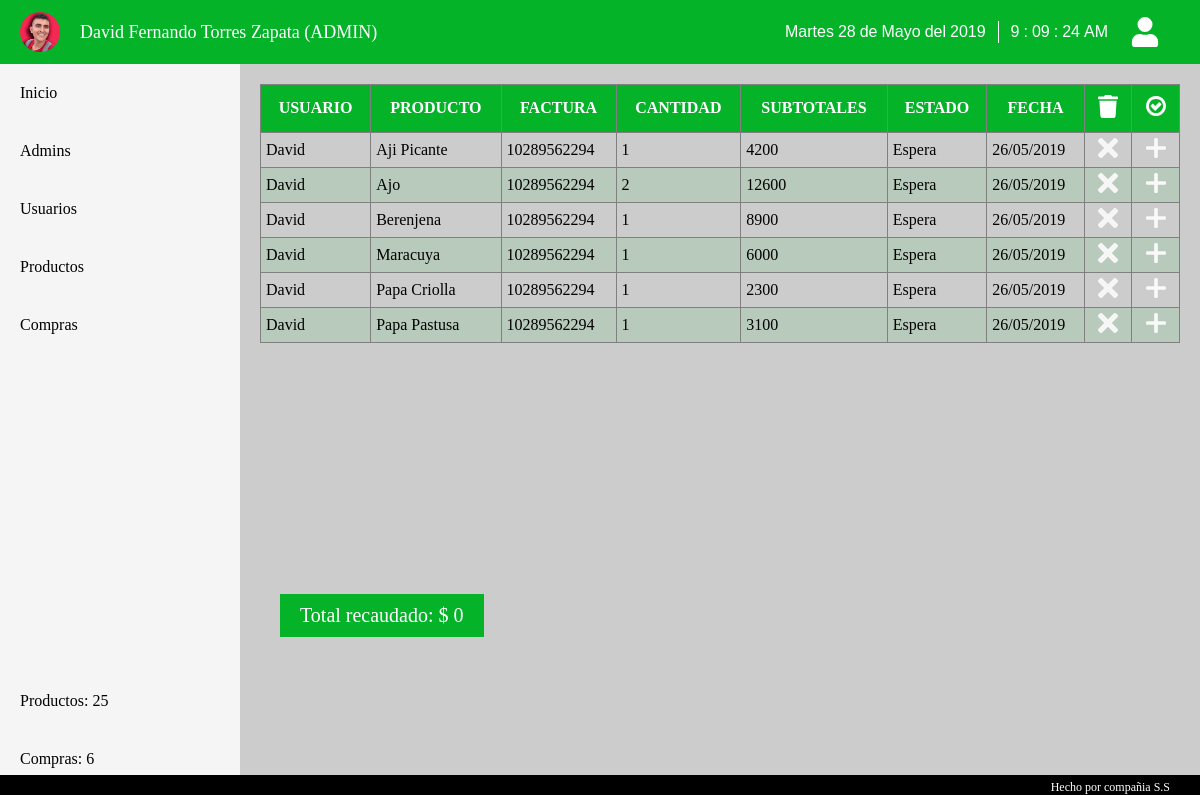
/admin/views/compras.php (signed in), run on the app's committed database.
### tables this page shows
CREATE TABLE `compras` (
  `id` int(11) NOT NULL,
  `usuarios_id` int(11) NOT NULL,
  `productos_id` int(11) NOT NULL,
  `factura` varchar(45) NOT NULL,
  `cantidad` int(11) NOT NULL,
  `valor` float NOT NULL,
  `estado` enum('activo','espera','inactivo') NOT NULL DEFAULT 'espera',
  `fecha` date NOT NULL
);

CREATE TABLE `usuarios` (
  `id` int(11) PRIMARY KEY NOT NULL AUTO_INCREMENT,
  `cc` varchar(15) NOT NULL,
  `nombre` varchar(45) NOT NULL,
  `apellido` varchar(45) NOT NULL,
  `email` varchar(150) NOT NULL,
  `password` varchar(150) NOT NULL,
  `direccion` varchar(100) NOT NULL,
  `telefono` varchar(20) DEFAULT NULL,
  `estado` enum('activo','inactivo') NOT NULL DEFAULT 'activo'
);

CREATE TABLE `productos` (
  `id` int(11) NOT NULL,
  `admins_id` int(11) NOT NULL,
  `foto` text NOT NULL,
  `nombre` varchar(45) NOT NULL,
  `descripcion` text NOT NULL,
  `cantidad` int(11) NOT NULL,
  `valor` float NOT NULL,
  `estado` enum('activo','inactivo') NOT NULL
);

### admin/views/compras.php (the view, shortened to what this page needs)
<?php
if (isset($_SESSION['ident'])) {
	include('../../controllers/conexion.php');
	$id = $_SESSION['ident'];
	$query= "SELECT * FROM admins WHERE id = '$id';";
	$consulta = mysqli_query($conexion, $query);
	$mostrar = mysqli_fetch_array($consulta);
	$query2= "select c.fecha as fecha, c.id as id_compras, c.factura as factura, c.cantidad as cantidad, c.valor as valor, c.estado as estado, p.id as id_productos, p.nombre as nombre_productos, u.id as id_usuarios, u.nombre as nombre_usuarios from compras as c left join usuarios as u on u.id = c.usuarios_id left join productos as p on p.id = c.productos_id;";
	$consulta2 = mysqli_query($conexion, $query2);
	$consulta3 = "SELECT SUM(valor) as TotalPrecios FROM compras WHERE estado = 'activo' ";
	$resultado3 = $conexion -> query($consulta3);
	$fila = $resultado3->fetch_assoc();
	$TotalPrecios = $fila['TotalPrecios'];
	if ($result = $conexion->query("SELECT * FROM productos")) {
		$row_cnt = $result->num_rows;
	}
	if ($result2 = $conexion->query("SELECT * FROM compras")) {
		$row_cnt2 = $result2->num_rows;
	}
	?>
	<!DOCTYPE html>
	<html lang="es">
	<head>
		<link rel="stylesheet" href="../css/index.css">
		<link rel="stylesheet" href="../css/dataTables.css">
	</head>
	<body>
		<div class="container">
			<header class="content-header">
				<nav class="main-nav">
					<div class="content-user">
						<img src="<?php echo '../'.$mostrar['foto']; ?>" alt="img" class="content-img">
						<p class="text"> <?php echo $mostrar['nombre']; ?> <?php echo $mostrar['apellido']; ?></p>
					</div>
					<div class="container-menu">
						<div class="todo">
							<div class="caja">
								<div class="fecha">
									<p id="diaSemana" class="diaSemana"></p>
									<p id="dia" class="dia"></p>
									<p>de</p>
									<p id="mes" class="mes"></p>
									<p>del</p>
									<p id="year" class="year"></p>
								</div>
								<div class="reloj">
									<p id="horas" class="horas"></p>
									<p>:</p>
									<p id="minutos" class="minutos"></p>
									<p>:</p>
									<p id="segundos" class="segundos"></p>
									<p id="ampm" class="ampm"></p>
								</div>
							</div>
						</div>
						<img class="icon" id="menu" src="../img/user-solid.svg">
					</div>
				</nav>
			</header>
			<section>
				<aside class="container-aside">
					<ul class="aside-list">
						<li class="aside-item">
							<a href="index.php">Inicio</a>
						</li>
						<li class="aside-item">
							<a href="admin.php">Admins</a>
						</li>
						<li class="aside-item">
							<a href="user.php">Usuarios</a>
						</li>
						<li class="aside-item">
							<a href="productos.php">Productos</a>
						</li>
						<li class="aside-item">
							<a href="#">Compras</a>
						</li>
					</ul>
					<ul class="aside-list ultimo">
						<a href="#">Productos: <?php echo $row_cnt; ?></a>
						<a href="#">Compras:  <?php echo $row_cnt2; ?></a>
					</ul>
				</aside>
				<article  class="container-article">
					<div class="container-info">
						<div class="content-info">
							<table border="1px" id="table_id" class="display">
								<thead>
									<tr>
										<th>Usuario</th>
										<th>Producto</th>
										<th>Factura</th>
										<th>Cantidad</th>
										<th>Subtotales</th>
										<th>Estado</th>
										<th>Fecha</th>
										<th><img src="../img/borrar.svg" alt="Borrar"></th>
										<th><img src="../img/check.svg" alt="Agregar"></th>
									</tr>
								</thead>
								<?php
								while ($mostrar2 =  mysqli_fetch_array($consulta2)) {
									?>
									<tr>
										<td><?php echo $mostrar2['nombre_usuarios']; ?></td>
										<td><?php echo $mostrar2['nombre_productos']; ?></td>
										<td><?php echo $mostrar2['factura']; ?></td>
										<td id="cantidad"><?php echo $mostrar2['cantidad']; ?></td>
										<td id="valor"><?php echo $mostrar2['valor']; ?></td>
										<td><?php echo $mostrar2['estado']; ?></td>
										<td><?php
											$fecha = date("d/m/Y", strtotime( $mostrar2['fecha'] ));
										 echo $fecha ; ?></td>
										<td class="center">
											<a href="../../controllers/admins/eliminar.compras.php?factura=<?php echo $mostrar2['factura']; ?>"><img src="../img/borrando.svg" class="eliminar-formulario" class="eliminar-formulario" alt="Eliminar">
											</a>
										</td>
											<td class="center"><a href="../../controllers/admins/activar.compras.php?factura=<?php echo $mostrar2['factura'] ?>"><img src="../img/plus.svg" alt="Activar" class="activar-formulario"></a>
											</td>
									</tr>
									<?php
								}
								?>
							</table>
						</div>
						<div class="total">
						<span><p>Total recaudado: <?php
						if ($TotalPrecios) {
							echo '$ ' . $TotalPrecios;
						}
						else{
							echo '$ ' . 0;
						}
						 ;?></p> </span>
					</div>
				</div>
			</article>
		</section>
	</div>
</body>
</html>
<?php
}
else{
	echo '<script languaje="javascript">
	var mensaje ="Usted no tiene acceso a este contenido, por favor inicie sesión";
	alert(mensaje);
	window.location.href= "../"
	</script>';
}
?>

### admin/css/index.css (style rules this page uses)
body:after { content:"Hecho por compañia S.S "; position: absolute; bottom: 0; right: 0; width: 100vw; background-color: black; color:white; text-align: right; padding: 5px 30px; font-size: 12px; }
* { margin: 0; padding: 0; box-sizing: border-box; }
.container { position: relative; width: 100%; height: 100vh; background-color: #ccc; overflow-y:scroll; }
.content-header { position: fixed; top: 0; left: 0; width: 100%; background-color: #05B329; z-index: 100000; padding-right: 20px; }
.content-header .main-nav { width: 100%; display: flex; justify-content: space-between; align-items: center; height: 8vh; }
.content-header .main-nav .content-user { display: flex; align-items: center; font-size: 18px; color:white; text-transform: capitalize; padding-left: 20px; cursor:none; }
.content-img { width: 40px; height: 40px; border-radius: 50%; margin-right: 30px; margin-right: 20px; }
.container-menu { position: relative; width: 50%; padding: 20px; display: flex; justify-content: flex-end; }
.todo { position: relative; top: 0; left: 0; display: flex; justify-content: center; align-items: center; color:white; }
.caja { width: 100%; display: flex; }
.caja p { font-size: 16px; margin: 2px; }
.fecha { display: flex; align-items: center; font-family: Oswald,arial; }
.reloj { display: flex; font-family: oswald,arial; width: 100%; border-left: 1px solid white; margin: 0 10px; padding:0 10px; }
.container-menu .icon { width: 30px; height: 30px; }
section { display: flex; }
.container-aside { position: fixed; top: 0; left: 0; width: 20%; height: 93vh; background-color: rgba(255,255,255,.8); margin-top: 8vh; display: flex; flex-direction: column; justify-content: space-between; padding: 0 0 20px; }
.container-aside .aside-list a { display: block; padding: 20px; text-decoration: none; text-transform: capitalize; transition: all linear .3s; color:black; }
.container-article { position: relative; width: 80%; height: 90vh; padding: 20px; margin-left: 20%; margin-top: 8vh; }
.container-info { position: relative; width: 100%; height: 90%; display: flex; flex-direction: column; justify-content: center; align-items: flex-end; }
.container-info .content-info { position: relative; width: 100%; height: 80%; overflow-y:scroll; }
.container-info .content-info table { width: 100%; border-collapse: collapse; }
.container-info .content-info table th { background-color:#05B329; color:white; padding: 10px; cursor:pointer; text-transform: uppercase; }
.container-info .content-info table img { width: 20px; cursor:pointer; }
.container-info .content-info table td, .container-info .content-info table tr { transition: all linear .3s; }
.container-info .content-info table td { padding: 5px; text-transform: capitalize; }
.container-info .content-info table td.center { text-align: center; }
.container-info .content-info table tr:nth-child(2n) { background-color:hsla(132, 97%, 36%, 0.1) ; }
.container-info .total { font-size: 20px; padding: 20px; }
.container-info .total p { padding: 10px 20px; background-color: #05B329; display: inline-block; color:white; }

### admin/css/dataTables.css (style rules this page uses)
.container-info { justify-content: flex-start; align-items: flex-start; }

### data on the page
compras: usuarios.nombre "David", productos.nombre "Aji Picante", factura "10289562294", cantidad "1", valor "4200", estado "Espera", fecha "26/05/2019"
compras: usuarios.nombre "David", productos.nombre "Ajo", factura "10289562294", cantidad "2", valor "12600", estado "Espera", fecha "26/05/2019"
compras: usuarios.nombre "David", productos.nombre "Berenjena", factura "10289562294", cantidad "1", valor "8900", estado "Espera", fecha "26/05/2019"
compras: usuarios.nombre "David", productos.nombre "Maracuya", factura "10289562294", cantidad "1", valor "6000", estado "Espera", fecha "26/05/2019"
compras: usuarios.nombre "David", productos.nombre "Papa Criolla", factura "10289562294", cantidad "1", valor "2300", estado "Espera", fecha "26/05/2019"
compras: usuarios.nombre "David", productos.nombre "Papa Pastusa", factura "10289562294", cantidad "1", valor "3100", estado "Espera", fecha "26/05/2019"

### other printed values
$mostrar['nombre'] "David Fernando"
$mostrar['apellido'] "Torres Zapata (ADMIN)"
$row_cnt "25"
$row_cnt2 "6"
